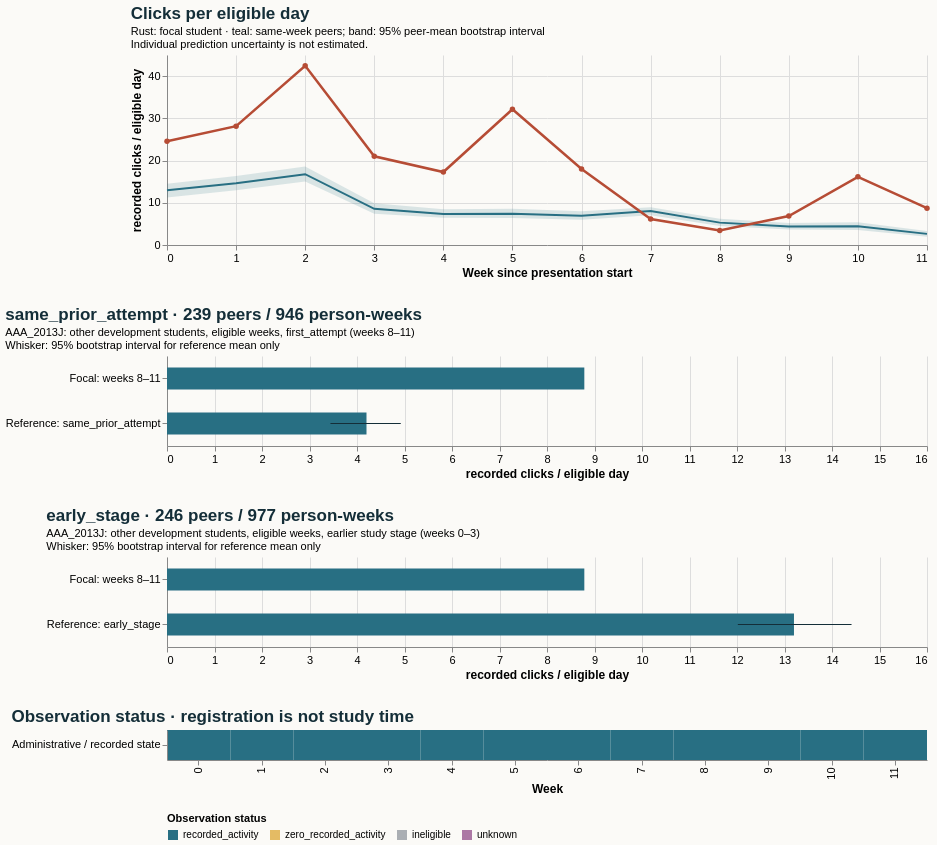

Here is the Vega-Lite specification saved for this chart:
### Vega-Lite specification from a JSON file in a GitHub repository (floating-point values rounded to 4 significant figures)
{"$schema": "https://vega.github.io/schema/vega-lite/v5.20.1.json", "config": {"axis": {"labelFontSize": 11, "titleFontSize": 12}, "background": "#fbfaf7", "font": "sans-serif", "title": {"anchor": "start", "color": "#142e38", "fontSize": 17, "subtitleFontSize": 11}, "view": {"continuousHeight": 300, "continuousWidth": 300, "stroke": null}}, "datasets": {"data-0eea3c4ee4d49613695a054fb7998f0f": [{"eligible_days": 7.0, "end_day": 6, "logging_completeness": "unknown", "observation_status": "recorded_activity", "row": "Administrative / recorded state", "score_status": "withheld_release_time_unknown", "start_day": 0, "value": 24.57, "week": 0}, {"eligible_days": 7.0, "end_day": 13, "logging_completeness": "unknown", "observation_status": "recorded_activity", "row": "Administrative / recorded state", "score_status": "withheld_release_time_unknown", "start_day": 7, "value": 28.14, "week": 1}, {"eligible_days": 7.0, "end_day": 20, "logging_completeness": "unknown", "observation_status": "recorded_activity", "row": "Administrative / recorded state", "score_status": "withheld_release_time_unknown", "start_day": 14, "value": 42.43, "week": 2}, {"eligible_days": 7.0, "end_day": 27, "logging_completeness": "unknown", "observation_status": "recorded_activity", "row": "Administrative / recorded state", "score_status": "withheld_release_time_unknown", "start_day": 21, "value": 21.0, "week": 3}, {"eligible_days": 7.0, "end_day": 34, "logging_completeness": "unknown", "observation_status": "recorded_activity", "row": "Administrative / recorded state", "score_status": "withheld_release_time_unknown", "start_day": 28, "value": 17.29, "week": 4}, {"eligible_days": 7.0, "end_day": 41, "logging_completeness": "unknown", "observation_status": "recorded_activity", "row": "Administrative / recorded state", "score_status": "withheld_release_time_unknown", "start_day": 35, "value": 32.14, "week": 5}, {"eligible_days": 7.0, "end_day": 48, "logging_completeness": "unknown", "observation_status": "recorded_activity", "row": "Administrative / recorded state", "score_status": "withheld_release_time_unknown", "start_day": 42, "value": 18.0, "week": 6}, {"eligible_days": 7.0, "end_day": 55, "logging_completeness": "unknown", "observation_status": "recorded_activity", "row": "Administrative / recorded state", "score_status": "withheld_release_time_unknown", "start_day": 49, "value": 6.143, "week": 7}, {"eligible_days": 7.0, "end_day": 62, "logging_completeness": "unknown", "observation_status": "recorded_activity", "row": "Administrative / recorded state", "score_status": "withheld_release_time_unknown", "start_day": 56, "value": 3.429, "week": 8}, {"eligible_days": 7.0, "end_day": 69, "logging_completeness": "unknown", "observation_status": "recorded_activity", "row": "Administrative / recorded state", "score_status": "withheld_release_time_unknown", "start_day": 63, "value": 6.857, "week": 9}, {"eligible_days": 7.0, "end_day": 76, "logging_completeness": "unknown", "observation_status": "recorded_activity", "row": "Administrative / recorded state", "score_status": "withheld_release_time_unknown", "start_day": 70, "value": 16.14, "week": 10}, {"eligible_days": 7.0, "end_day": 83, "logging_completeness": "unknown", "observation_status": "recorded_activity", "row": "Administrative / recorded state", "score_status": "withheld_release_time_unknown", "start_day": 77, "value": 8.714, "week": 11}], "data-4b6ac7e07985129c27d88b5df2867428": [{"hi": null, "lo": null, "series": "Focal: weeks 8–11", "value": 8.786}, {"hi": 14.41, "lo": 12.02, "series": "Reference: early_stage", "value": 13.2}], "data-b6f64f337c992976aefcfd078b04cc61": [{"end_day": 6, "focal_value": 24.57, "peer_ci_high": 14.52, "peer_ci_low": 11.22, "peer_mean": 12.94, "peer_observations": 246, "peer_people": 246, "reference": "course", "unit": "recorded clicks / eligible day", "week": 0}, {"end_day": 13, "focal_value": 28.14, "peer_ci_high": 16.36, "peer_ci_low": 12.95, "peer_mean": 14.65, "peer_observations": 245, "peer_people": 245, "reference": "course", "unit": "recorded clicks / eligible day", "week": 1}, {"end_day": 20, "focal_value": 42.43, "peer_ci_high": 18.61, "peer_ci_low": 15.05, "peer_mean": 16.77, "peer_observations": 243, "peer_people": 243, "reference": "course", "unit": "recorded clicks / eligible day", "week": 2}, {"end_day": 27, "focal_value": 21.0, "peer_ci_high": 9.861, "peer_ci_low": 7.383, "peer_mean": 8.563, "peer_observations": 243, "peer_people": 243, "reference": "course", "unit": "recorded clicks / eligible day", "week": 3}, {"end_day": 34, "focal_value": 17.29, "peer_ci_high": 8.466, "peer_ci_low": 6.426, "peer_mean": 7.325, "peer_observations": 241, "peer_people": 241, "reference": "course", "unit": "recorded clicks / eligible day", "week": 4}, {"end_day": 41, "focal_value": 32.14, "peer_ci_high": 8.593, "peer_ci_low": 6.371, "peer_mean": 7.405, "peer_observations": 240, "peer_people": 240, "reference": "course", "unit": "recorded clicks / eligible day", "week": 5}, {"end_day": 48, "focal_value": 18.0, "peer_ci_high": 7.977, "peer_ci_low": 5.982, "peer_mean": 6.914, "peer_observations": 240, "peer_people": 240, "reference": "course", "unit": "recorded clicks / eligible day", "week": 6}, {"end_day": 55, "focal_value": 6.143, "peer_ci_high": 8.929, "peer_ci_low": 7.074, "peer_mean": 8.065, "peer_observations": 240, "peer_people": 240, "reference": "course", "unit": "recorded clicks / eligible day", "week": 7}, {"end_day": 62, "focal_value": 3.429, "peer_ci_high": 6.2, "peer_ci_low": 4.48, "peer_mean": 5.299, "peer_observations": 239, "peer_people": 239, "reference": "course", "unit": "recorded clicks / eligible day", "week": 8}, {"end_day": 69, "focal_value": 6.857, "peer_ci_high": 5.224, "peer_ci_low": 3.666, "peer_mean": 4.395, "peer_observations": 237, "peer_people": 237, "reference": "course", "unit": "recorded clicks / eligible day", "week": 9}, {"end_day": 76, "focal_value": 16.14, "peer_ci_high": 5.388, "peer_ci_low": 3.573, "peer_mean": 4.449, "peer_observations": 236, "peer_people": 236, "reference": "course", "unit": "recorded clicks / eligible day", "week": 10}, {"end_day": 83, "focal_value": 8.714, "peer_ci_high": 3.313, "peer_ci_low": 1.981, "peer_mean": 2.634, "peer_observations": 234, "peer_people": 234, "reference": "course", "unit": "recorded clicks / eligible day", "week": 11}], "data-cfeef2b85f31056b15b49d2ce11b8434": [{"hi": null, "lo": null, "series": "Focal: weeks 8–11", "value": 8.786}, {"hi": 4.921, "lo": 3.441, "series": "Reference: same_prior_attempt", "value": 4.2}]}, "resolve": {"scale": {"color": "independent"}}, "spacing": 28, "vconcat": [{"data": {"name": "data-b6f64f337c992976aefcfd078b04cc61"}, "height": 190, "layer": [{"encoding": {"x": {"axis": {"tickMinStep": 1}, "field": "week", "title": "Week since presentation start", "type": "quantitative"}, "y": {"field": "peer_ci_low", "scale": {"zero": true}, "title": "recorded clicks / eligible day", "type": "quantitative"}, "y2": {"field": "peer_ci_high"}}, "mark": {"color": "#286f83", "opacity": 0.16, "type": "area"}}, {"encoding": {"tooltip": [{"field": "week", "type": "quantitative"}, {"field": "peer_mean", "type": "quantitative"}, {"field": "peer_people", "type": "quantitative"}, {"field": "peer_observations", "type": "quantitative"}], "x": {"field": "week", "type": "quantitative"}, "y": {"field": "peer_mean", "type": "quantitative"}}, "mark": {"color": "#286f83", "strokeWidth": 2, "type": "line"}}, {"encoding": {"tooltip": [{"field": "week", "type": "quantitative"}, {"field": "focal_value", "type": "quantitative"}], "x": {"field": "week", "type": "quantitative"}, "y": {"field": "focal_value", "type": "quantitative"}}, "mark": {"color": "#b64c35", "point": {"color": "#b64c35"}, "strokeWidth": 2.5, "type": "line"}}], "title": {"subtitle": ["Rust: focal student · teal: same-week peers; band: 95% peer-mean bootstrap interval", "Individual prediction uncertainty is not estimated."], "text": "Clicks per eligible day"}, "width": 760}, {"data": {"name": "data-cfeef2b85f31056b15b49d2ce11b8434"}, "height": 90, "layer": [{"encoding": {"x": {"field": "value", "scale": {"domain": [0, 15.13], "zero": true}, "title": "recorded clicks / eligible day", "type": "quantitative"}, "y": {"field": "series", "sort": null, "title": null, "type": "nominal"}}, "mark": {"color": "#286f83", "size": 22, "type": "bar"}}, {"encoding": {"x": {"field": "lo", "type": "quantitative"}, "x2": {"field": "hi"}, "y": {"field": "series", "sort": null, "title": null, "type": "nominal"}}, "mark": {"color": "#142e38", "type": "rule"}}], "title": {"subtitle": ["AAA_2013J: other development students, eligible weeks, first_attempt (weeks 8–11)", "Whisker: 95% bootstrap interval for reference mean only"], "text": "same_prior_attempt · 239 peers / 946 person-weeks"}, "width": 760}, {"data": {"name": "data-4b6ac7e07985129c27d88b5df2867428"}, "height": 90, "layer": [{"encoding": {"x": {"field": "value", "scale": {"domain": [0, 15.13], "zero": true}, "title": "recorded clicks / eligible day", "type": "quantitative"}, "y": {"field": "series", "sort": null, "title": null, "type": "nominal"}}, "mark": {"color": "#286f83", "size": 22, "type": "bar"}}, {"encoding": {"x": {"field": "lo", "type": "quantitative"}, "x2": {"field": "hi"}, "y": {"field": "series", "sort": null, "title": null, "type": "nominal"}}, "mark": {"color": "#142e38", "type": "rule"}}], "title": {"subtitle": ["AAA_2013J: other development students, eligible weeks, earlier study stage (weeks 0–3)", "Whisker: 95% bootstrap interval for reference mean only"], "text": "early_stage · 246 peers / 977 person-weeks"}, "width": 760}, {"data": {"name": "data-0eea3c4ee4d49613695a054fb7998f0f"}, "encoding": {"color": {"field": "observation_status", "legend": {"labelLimit": 260, "orient": "bottom"}, "scale": {"domain": ["recorded_activity", "zero_recorded_activity", "ineligible", "unknown"], "range": ["#286f83", "#e4bb64", "#aaaeb3", "#ac78a5"]}, "title": "Observation status", "type": "nominal"}, "tooltip": [{"field": "week", "type": "quantitative"}, {"field": "eligible_days", "type": "quantitative"}, {"field": "observation_status", "type": "nominal"}, {"field": "logging_completeness", "type": "nominal"}], "x": {"field": "week", "title": "Week", "type": "ordinal"}, "y": {"field": "row", "title": null, "type": "nominal"}}, "height": 30, "mark": {"type": "rect"}, "title": "Observation status · registration is not study time", "width": 760}]}
